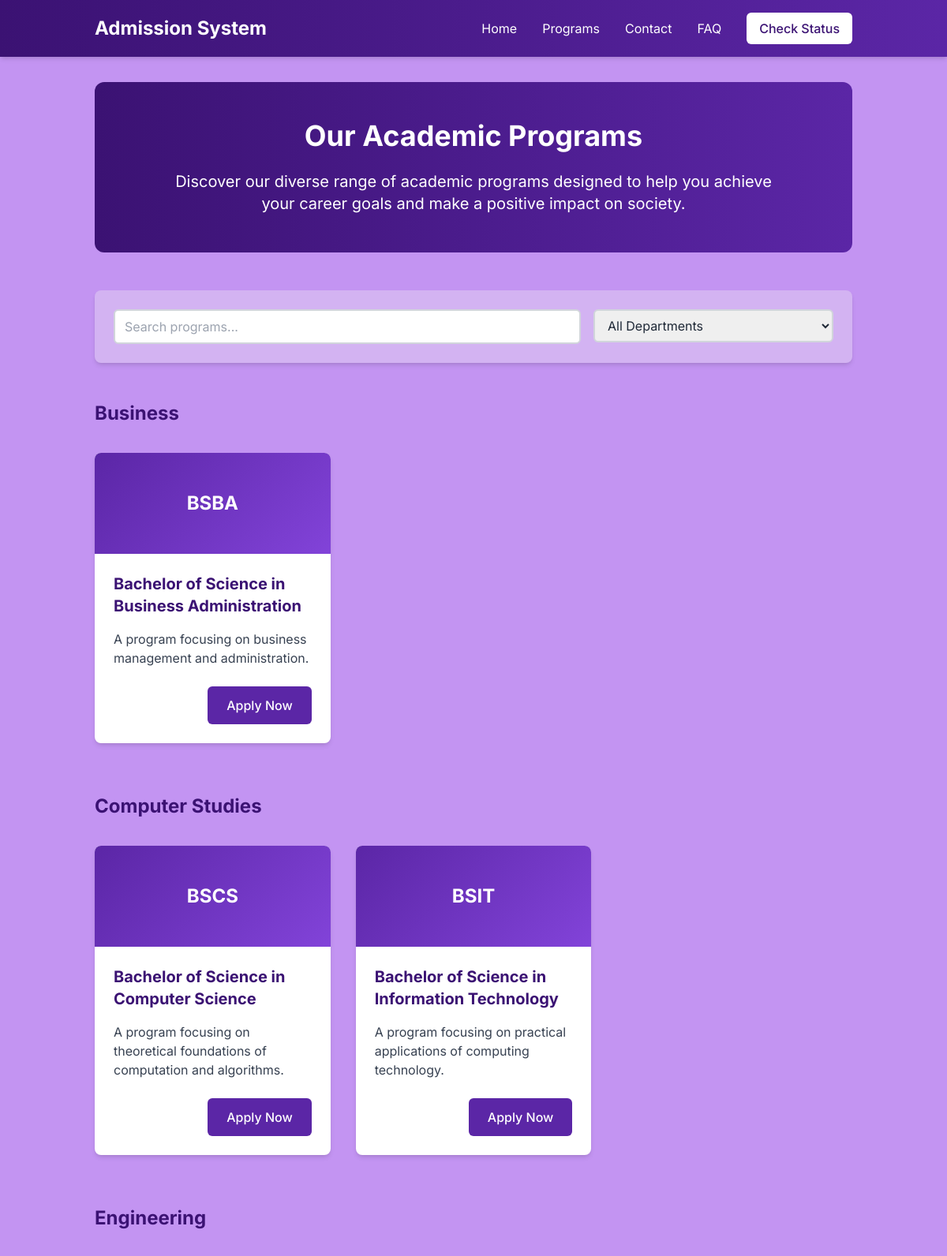
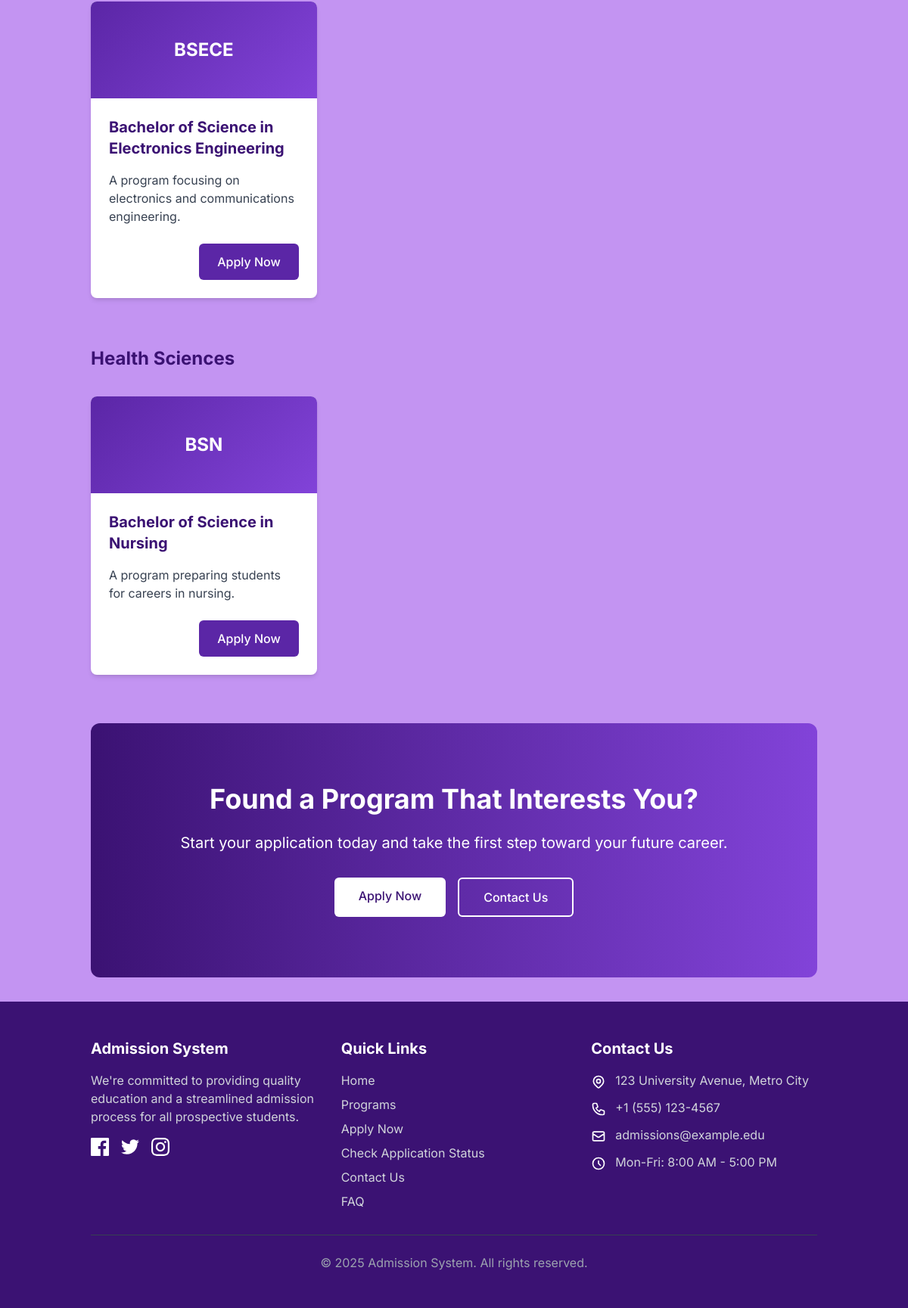
Screenshot of /programs.php with the database file from the repository (2 pictures, top to bottom).
### tables this page shows
CREATE TABLE `programs` (
  `id` int(11) NOT NULL,
  `code` varchar(20) NOT NULL,
  `name` varchar(100) NOT NULL,
  `description` text NOT NULL,
  `department` varchar(100) NOT NULL,
  `created_at` timestamp NOT NULL DEFAULT current_timestamp()
);

### includes/db.php (called while the page is built, shortened)
<?php
$host = 'localhost';
$dbname = 'admission_system';
$username = 'root';
$password = '';
try {
    $pdo = new PDO("mysql:host=$host;dbname=$dbname;charset=utf8mb4", $username, $password);
    $pdo->setAttribute(PDO::ATTR_ERRMODE, PDO::ERRMODE_EXCEPTION);
    $pdo->setAttribute(PDO::ATTR_DEFAULT_FETCH_MODE, PDO::FETCH_ASSOC);
    $pdo->setAttribute(PDO::ATTR_EMULATE_PREPARES, false);
} catch (PDOException $e) {
    die("Database connection failed: " . $e->getMessage());
}
function executeQuery($query, $params = []) {
    global $pdo;
    try {
        $stmt = $pdo->prepare($query);
        $stmt->execute($params);
        return $stmt;
    } catch (PDOException $e) {
        error_log("Database error: " . $e->getMessage());
        return false;
    }
}
function fetchAll($query, $params = []) {
    $stmt = executeQuery($query, $params);
    return $stmt ? $stmt->fetchAll() : false;
}
?>

### includes/functions.php (called while the page is built, shortened)
<?php
require_once 'db.php';
function getPrograms() {
    return fetchAll("SELECT * FROM programs ORDER BY name ASC");
}
?>

### programs.php (the view, shortened to what this page needs)
<?php
require_once 'includes/db.php';
require_once 'includes/functions.php';
$programs = getPrograms();
$programsByDepartment = [];
foreach ($programs as $program) {
    $programsByDepartment[$program['department']][] = $program;
}
require_once 'includes/header.php';
?>
<section class="py-12 header-gradient text-white rounded-xl mb-12">
    <div class="container mx-auto px-4 text-center">
        <h1 class="text-4xl font-bold mb-6">Our Academic Programs</h1>
        <p class="text-xl max-w-3xl mx-auto">
            Discover our diverse range of academic programs designed to help you achieve your career goals
            and make a positive impact on society.
        </p>
    </div>
</section>
<section class="mb-12">
    <div class="bg-[#D3B3F2] p-6 rounded-lg shadow-md">
        <div class="flex flex-col md:flex-row gap-4">
            <div class="flex-grow">
                <input type="text" id="program-search" placeholder="Search programs..." class="form-input">
            </div>
            <div class="md:w-1/3">
                <select id="department-filter" class="form-select">
                    <option value="">All Departments</option>
                </select>
            </div>
        </div>
    </div>
</section>
<section id="programs-container">
    <?php foreach ($programsByDepartment as $department => $departmentPrograms): ?>
    <div class="department-section mb-16" data-department="<?= htmlspecialchars($department) ?>">
        <h2 class="text-2xl font-bold text-dark-purple mb-6 pb-2 border-b-2 border-slight-purple">
            <?= htmlspecialchars($department) ?>
        </h2>
        <div class="grid grid-cols-1 md:grid-cols-2 lg:grid-cols-3 gap-8">
            <?php foreach ($departmentPrograms as $program): ?>
            <div class="program-card bg-white rounded-lg shadow-md overflow-hidden transition duration-300 card-hover animate-on-scroll"
                 data-program="<?= htmlspecialchars(strtolower($program['name'])) ?>"
                 data-code="<?= htmlspecialchars(strtolower($program['code'])) ?>">
                <div class="h-32 gradient-bg flex items-center justify-center">
                    <h3 class="text-2xl font-bold text-white">
                        <?= htmlspecialchars($program['code']) ?>
                    </h3>
                </div>
                <div class="p-6">
                    <h4 class="text-xl font-bold text-dark-purple mb-4">
                        <?= htmlspecialchars($program['name']) ?>
                    </h4>
                    <p class="text-gray-700 mb-6">
                        <?= nl2br(htmlspecialchars($program['description'])) ?>
                    </p>
                    <div class="flex justify-end">
                        <a href="apply/new.php?program=<?= $program['id'] ?>"
                           class="btn-primary">Apply Now</a>
                    </div>
                </div>
            </div>
            <?php endforeach; ?>
        </div>
    </div>
    <?php endforeach; ?>
</section>
<section class="py-16 md:py-20 bg-gradient-to-r from-dark-purple to-purple rounded-xl text-white text-center">
    <h2 class="text-3xl md:text-4xl font-bold mb-6">Found a Program That Interests You?</h2>
    <p class="text-xl mb-8 max-w-3xl mx-auto">
        Start your application today and take the first step toward your future career.
    </p>
    <div class="flex flex-wrap justify-center gap-4">
        <a href="apply/new.php" class="bg-white text-dark-purple hover:bg-gray-100 px-8 py-3 rounded-md font-medium transition duration-300 btn-hover">Apply Now</a>
        <a href="contact.php" class="border-2 border-white text-white hover:bg-white hover:text-dark-purple px-8 py-3 rounded-md font-medium transition duration-300 btn-hover">Contact Us</a>
    </div>
</section>
<?php require_once 'includes/footer.php'; ?>

### includes/header.php (shortened to what this page needs)
<!DOCTYPE html>
<html lang="en">
<head>
    <script src="https://cdn.tailwindcss.com"></script>
</head>
<body class="font-sans text-gray-800">
    <nav class="header-gradient text-white shadow-md">
        <div class="container mx-auto px-4 md:px-6 lg:px-8">
            <div class="flex justify-between items-center py-4">
                <a href="index.php" class="flex items-center space-x-3">
                    <span class="text-2xl font-bold">Admission System</span>
                </a>
                <div class="hidden md:flex space-x-8 items-center">
                    <a href="../index.php" class="text-white hover:text-light-purple transition duration-300">Home</a>
                    <a href="../programs.php" class="text-white hover:text-light-purple transition duration-300">Programs</a>
                    <a href="../contact.php" class="text-white hover:text-light-purple transition duration-300">Contact</a>
                    <a href="../faq.php" class="text-white hover:text-light-purple transition duration-300">FAQ</a>
                    <a href="../status.php" class="bg-white text-dark-purple px-4 py-2 rounded-md font-medium hover:bg-gray-100 transition duration-300">Check Status</a>
                </div>
            </div>
        </div>
    </nav>
    <main class="container mx-auto px-4 py-8 md:px-6 lg:px-8">

### includes/footer.php (shortened to what this page needs)
</main>
    <footer class="bg-dark-purple text-white py-12">
        <div class="container mx-auto px-4 md:px-6 lg:px-8">
            <div class="grid grid-cols-1 md:grid-cols-3 gap-8">
                <div>
                    <h3 class="text-xl font-bold mb-4">Admission System</h3>
                    <p class="mb-4 text-gray-300">We're committed to providing quality education and a streamlined admission process for all prospective students.</p>
                    <div class="flex space-x-4">
                        <a href="#" class="text-white hover:text-light-purple transition duration-300">
                        </a>
                        <a href="#" class="text-white hover:text-light-purple transition duration-300">
                        </a>
                        <a href="#" class="text-white hover:text-light-purple transition duration-300">
                        </a>
                    </div>
                </div>
                <div>
                    <h3 class="text-xl font-bold mb-4">Quick Links</h3>
                    <ul class="space-y-2">
                        <li><a href="index.php" class="text-gray-300 hover:text-white transition duration-300">Home</a></li>
                        <li><a href="programs.php" class="text-gray-300 hover:text-white transition duration-300">Programs</a></li>
                        <li><a href="apply/new.php" class="text-gray-300 hover:text-white transition duration-300">Apply Now</a></li>
                        <li><a href="status.php" class="text-gray-300 hover:text-white transition duration-300">Check Application Status</a></li>
                        <li><a href="contact.php" class="text-gray-300 hover:text-white transition duration-300">Contact Us</a></li>
                        <li><a href="faq.php" class="text-gray-300 hover:text-white transition duration-300">FAQ</a></li>
                    </ul>
                </div>
                <div>
                    <h3 class="text-xl font-bold mb-4">Contact Us</h3>
                    <p class="flex items-start space-x-3 mb-3">
                        <span class="text-gray-300">123 University Avenue, Metro City</span>
                    </p>
                    <p class="flex items-start space-x-3 mb-3">
                        <span class="text-gray-300">+1 (555) 123-4567</span>
                    </p>
                    <p class="flex items-start space-x-3 mb-3">
                        <svg class="w-5 h-5 mt-1 flex-shrink-0" fill="none" stroke="currentColor" viewBox="0 0 24 24" xmlns="http://www.w3.org/2000/svg">
                            <path stroke-linecap="round" stroke-linejoin="round" stroke-width="2" d="M3 8l7.89 5.26a2 2 0 002.22 0L21 8M5 19h14a2 2 0 002-2V7a2 2 0 00-2-2H5a2 2 0 00-2 2v10a2 2 0 002 2z"></path>
                        </svg>
                        <span class="text-gray-300">admissions@example.edu</span>
                    </p>
                    <p class="flex items-start space-x-3">
                        <svg class="w-5 h-5 mt-1 flex-shrink-0" fill="none" stroke="currentColor" viewBox="0 0 24 24" xmlns="http://www.w3.org/2000/svg">
                            <path stroke-linecap="round" stroke-linejoin="round" stroke-width="2" d="M12 8v4l3 3m6-3a9 9 0 11-18 0 9 9 0 0118 0z"></path>
                        </svg>
                        <span class="text-gray-300">Mon-Fri: 8:00 AM - 5:00 PM</span>
                    </p>
                </div>
            </div>
            <div class="border-t border-gray-700 mt-8 pt-6 text-center text-gray-400">
                <p>&copy; <?= date('Y') ?> Admission System. All rights reserved.</p>
            </div>
        </div>
    </footer>
</body>
</html>

### includes/header.php (style rules this page uses)
body { background-color: #C394F2; min-height: 100vh; }
.gradient-bg { background-image: linear-gradient(135deg, #5B26A6, #8243D9); }
.header-gradient { background-image: linear-gradient(to right, #3B1273, #5B26A6); }
.animate-fade-in { animation: fadeIn 0.5s ease-in-out; }
.form-input { width: 100%; border-radius: 0.375rem; border-width: 2px; border-color: #d1d5db; padding: 0.5rem 0.75rem; transition-property: all; transition-duration: 200ms; }
.form-select { width: 100%; border-radius: 0.375rem; border-width: 2px; border-color: #d1d5db; padding: 0.5rem 0.75rem; transition-property: all; transition-duration: 200ms; }
.btn-primary { background-color: #5B26A6; color: white; padding: 0.75rem 1.5rem; border-radius: 0.375rem; font-weight: 500; transition-property: all; transition-duration: 300ms; }

### rows the page displays
programs: code "BSBA", name "Bachelor of Science in Business Administration", description "A program focusing on business management and administration."
programs: code "BSCS", name "Bachelor of Science in Computer Science", description "A program focusing on theoretical foundations of computation and algorithms."
programs: code "BSIT", name "Bachelor of Science in Information Technology", description "A program focusing on practical applications of computing technology."
programs: code "BSECE", name "Bachelor of Science in Electronics Engineering", description "A program focusing on electronics and communications engineering."
programs: code "BSN", name "Bachelor of Science in Nursing", description "A program preparing students for careers in nursing."

### other values shown
$department "Business"
$department "Computer Studies"
$department "Engineering"
$department "Health Sciences"
